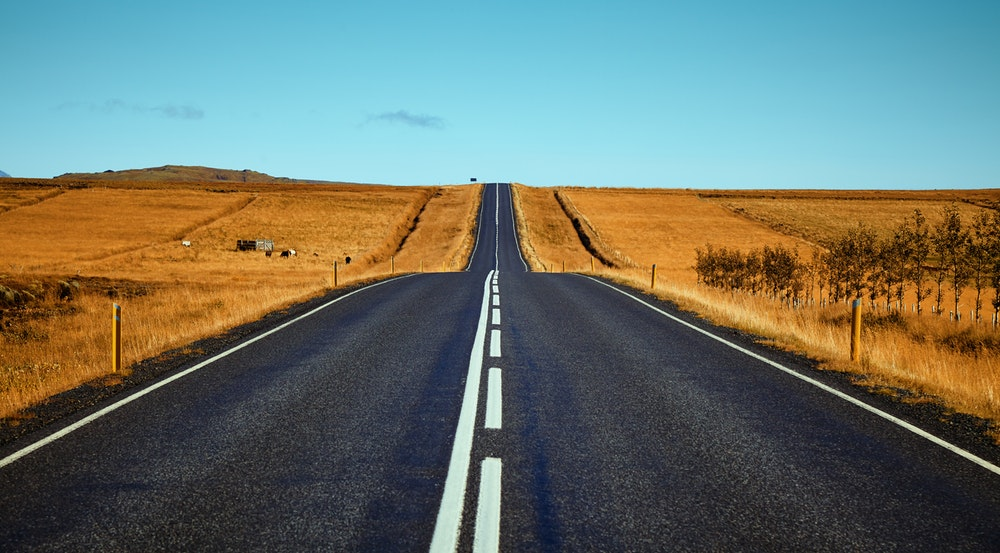
#> input picture line_road_detection/img/road4.jpeg, 1000 x 553 px
$ python main.py
#> lines starting #> are read from the running program, lines starting #| are printed output that depends on the picture; after the words box and inside, x2 and y2 are one past the last pixel; in counts of white or black regions, pixels touching at a corner belong together
import cv2
import numpy as np
import matplotlib.pyplot as plt

## Function return cannyImage
def getCanny(img):
    # gray scale
    grayImage = cv2.cvtColor(img, cv2.COLOR_BGR2GRAY)
    # reduce noise
    gaussImage = cv2.GaussianBlur(grayImage, (5, 5), 0)
    # detection borders
    cImage = cv2.Canny(gaussImage, 50, 150)
    return cImage

def regionOfIntereset(img):
    height = img.shape[0]
    polygons = np.array([
        [(300,height) , (1200,height) , (496,180)]
    ])
    mask = np.zeros_like(img)
    cv2.fillPoly(mask, polygons, 255)
    maskedImage = cv2.bitwise_and(img,mask)
    return maskedImage


def displayLines(img, lns):
    lineImage = np.zeros_like(img)
    if lns is not None:
        for line in lns:
            #print(line)
            x1, y1, x2, y2 = line.reshape(4)
            cv2.line(lineImage, (x1, y1), (x2, y2), (255, 0, 0), 10)
    return lineImage

def averagedSlopeInterceptor(img, lns):
    leftFit = []
    rightFit = []
    for line in lns:
        x1, y1, x2, y2 = line.reshape(4)
        parameters = np.polyfit((x1, x2), (y1, y2), 2, full=True)
        #print(parameters)
        slope = parameters[0][0]
        intercept = parameters[0][1]
        if slope < 0:
            leftFit.append((slope, intercept))
        else:
            rightFit.append((slope, intercept))
    leftFitAverage = np.average(leftFit, axis=0)
    rightFitAverage = np.average(rightFit, axis=0)
    leftLine = makeCoordinates(img, leftFitAverage)
    rightLine = makeCoordinates(img, rightFitAverage)
    #print(leftFitAverage, 'left')
    #print(rightFitAverage, 'right')
    return np.array([leftLine, rightLine])


def makeCoordinates(img, lns):
    slope, interceptor = lns
    #print(img.shape)
    y1 = img.shape[0]
    y2 = int(y1*(3/5))
    x1 = int ((y1 - interceptor)/slope)
    x2 = int ((y2 - interceptor)/slope)
    return np.array([x1, y1, x2, y2])

######  START MAIN ###############################################3

image = cv2.imread('img/road4.jpeg')
#> image is the input picture: shape (553, 1000, 3); mean B, G, R 107.4, 117.4, 107.2
laneImage = np.copy(image)
cannyImage = getCanny(laneImage)
#> in getCanny, `grayImage = cv2.cvtColor(img, cv2.COLOR_BGR2GRAY)`:
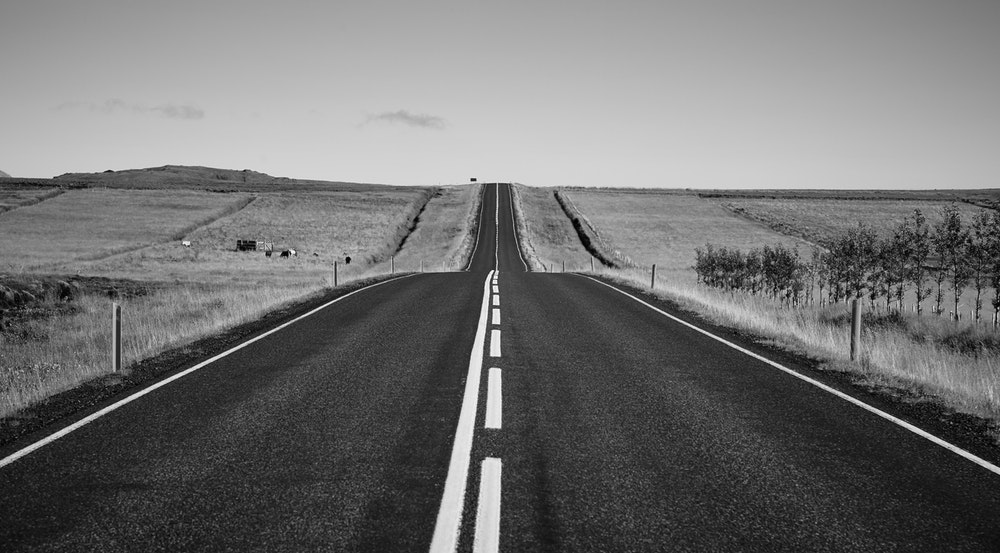
#> grayImage: shape (553, 1000); min 0, max 253, mean 113.2
#> in getCanny, `cImage = cv2.Canny(gaussImage, 50, 150)`:
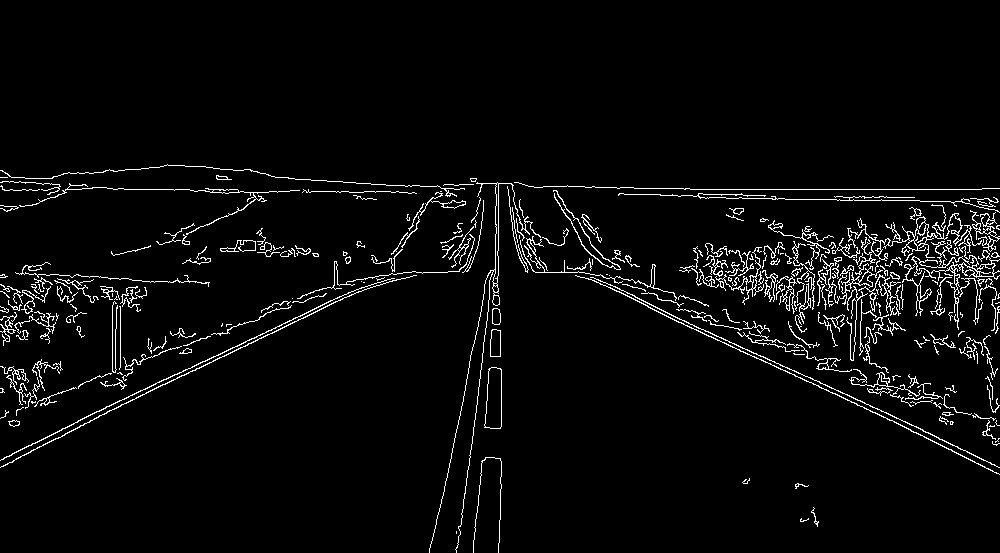
#> cImage: shape (553, 1000); 3.8% white in thin lines or dots, all inside (x1, y1, x2, y2) = (0, 164, 1000, 553)
croppedImage = regionOfIntereset(cannyImage)
#> in regionOfIntereset, `cv2.fillPoly(mask, polygons, 255)`:
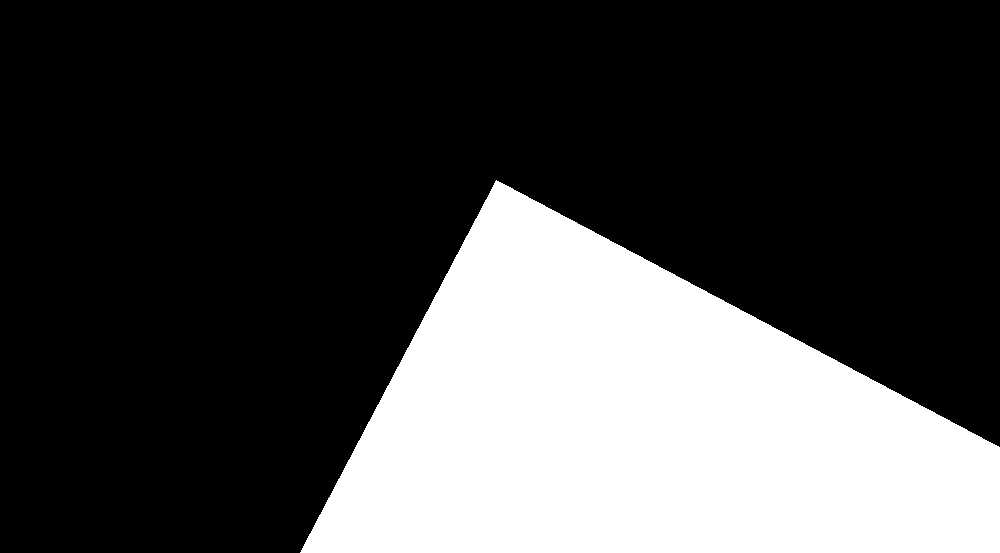
#> mask: shape (553, 1000); 28.4% white; 1 white region, box (x1, y1, x2, y2) and area: (300, 180, 1000, 553) 157262
#> in regionOfIntereset, `maskedImage = cv2.bitwise_and(img,mask)`:
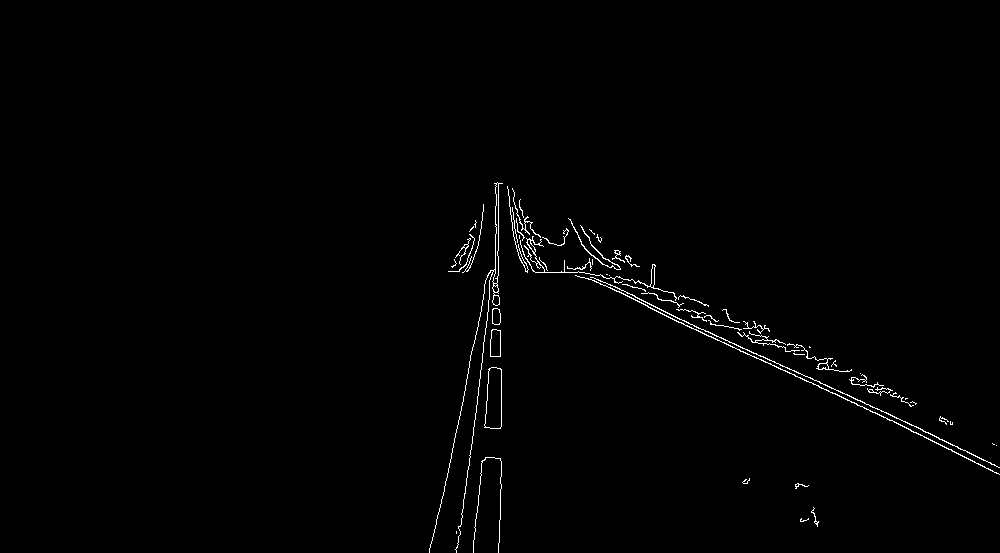
#> maskedImage: shape (553, 1000); 0.88% white in thin lines or dots, all inside (x1, y1, x2, y2) = (429, 182, 1000, 553)
lines = cv2.HoughLinesP(croppedImage, 1, np.pi/180, 100, cv2.THRESH_BINARY
                        , minLineLength=40, maxLineGap=10)
#> lines = 14 rows, first 6: [794, 374, 999, 474], [708, 331, 994, 464], [469, 465, 489, 299], [591, 279, 740, 351], [498, 183, 498, 233], [703, 329, 760, 356]
averagedLines = averagedSlopeInterceptor(laneImage, lines)
#> the loop in averagedSlopeInterceptor, `for line in lns:` made 14 passes
#> (x1, y1, x2, y2, slope, intercept) on passes 1 to 12: (794, 374, 999, 474, 0.000183, 0.159), (708, 331, 994, 464, 0.00018, 0.159), (469, 465, 489, 299, -0.00894, 0.262), (591, 279, 740, 351, 0.000243, 0.159), (498, 183, 498, 233, 0.00028, 0.139), (703, 329, 760, 356, 0.000217, 0.156), (432, 540, 469, 366, -0.00558, 0.326), (851, 378, 907, 402, 0.00016, 0.148), (484, 427, 488, 369, -0.0152, 0.273), (610, 284, 698, 328, 0.000263, 0.157), (696, 329, 832, 393, 0.000204, 0.158), (500, 368, 501, 425, 0.0567, 0.264)
#> after the loop in averagedSlopeInterceptor, `for line in lns:`: leftFit = [(-0.00894, 0.262), (-0.00558, 0.326), (-0.0152, 0.273)]; rightFit = [(0.000183, 0.159), (0.00018, 0.159), (0.000243, 0.159), (0.00028, 0.139), (0.000217, 0.156), (0.00016, 0.148), (0.000263, 0.157), (0.000204, 0.158), (0.0567, 0.264), (0.00018, 0.15), (0.000158, 0.148)]
#> in averagedSlopeInterceptor, `leftFitAverage = np.average(leftFit, axis=0)`: leftFitAverage = [-0.00991, 0.287]
#> in averagedSlopeInterceptor, `rightFitAverage = np.average(rightFit, axis=0)`: rightFitAverage = [0.00534, 0.163]
#> in makeCoordinates, `slope, interceptor = lns`: slope = -0.00991; interceptor = 0.287
#> in makeCoordinates, `x1 = int ((y1 - interceptor)/slope)`: x1 = -55798
#> in makeCoordinates, `x2 = int ((y2 - interceptor)/slope)`: x2 = -33386
#> in averagedSlopeInterceptor, `leftLine = makeCoordinates(img, leftFitAverage)`: leftLine = [-55798, 553, -33386, 331]
#> in averagedSlopeInterceptor, `rightLine = makeCoordinates(img, rightFitAverage)`: rightLine = [103515, 553, 61947, 331]
#> averagedLines = [[-55798, 553, -33386, 331], [103515, 553, 61947, 331]]
linesImage = displayLines(laneImage, lines)
#> the loop in displayLines, `for line in lns:` made 14 passes
#> (x1, y1, x2, y2) on passes 1 to 12: (794, 374, 999, 474), (708, 331, 994, 464), (469, 465, 489, 299), (591, 279, 740, 351), (498, 183, 498, 233), (703, 329, 760, 356), (432, 540, 469, 366), (851, 378, 907, 402), (484, 427, 488, 369), (610, 284, 698, 328), (696, 329, 832, 393), (500, 368, 501, 425)
#> after the loop in displayLines, `for line in lns:`:
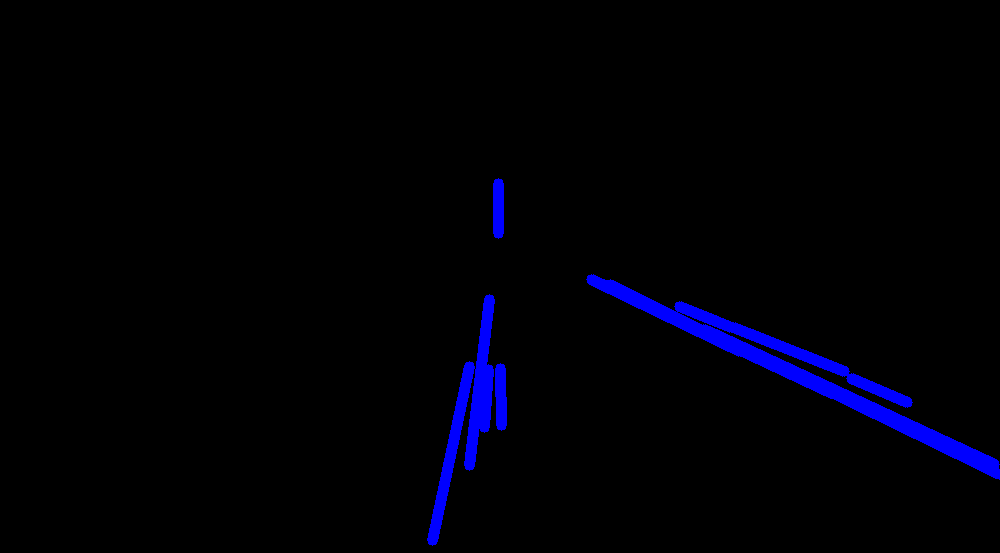
#> lineImage: shape (553, 1000, 3); mean of channels 0, 1, 2 7.2, 0, 0; drawn as B, G, R
comboImages = cv2.addWeighted(laneImage, 0.8, linesImage, 1, 1)
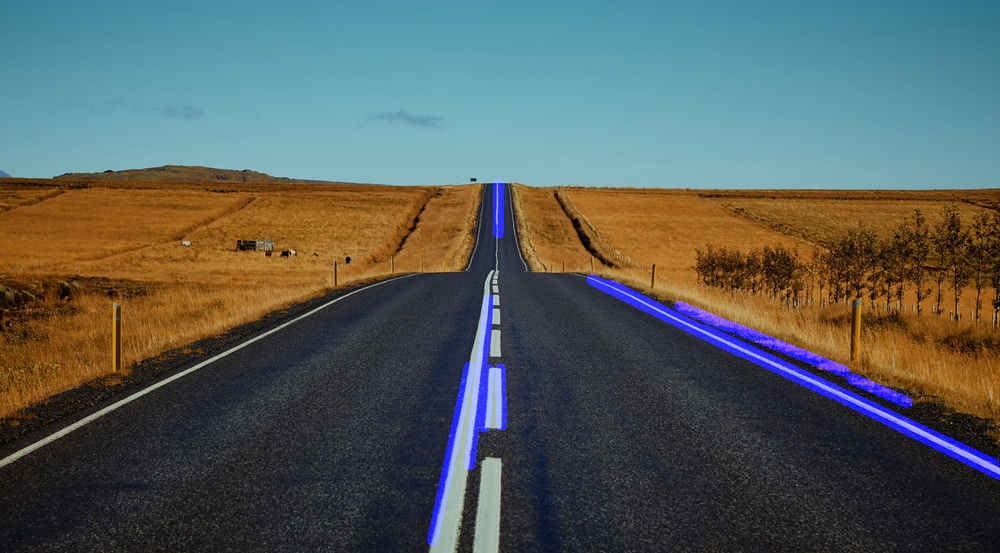
#> comboImages: shape (553, 1000, 3); mean B, G, R 92, 94.9, 86.7

cv2.imshow('result', comboImages)

cv2.waitKey(0)
#plt.imshow(cannyImage)
#plt.show()

$ run again, with line_road_detection/img/road3.jpeg copied over line_road_detection/img/road4.jpeg
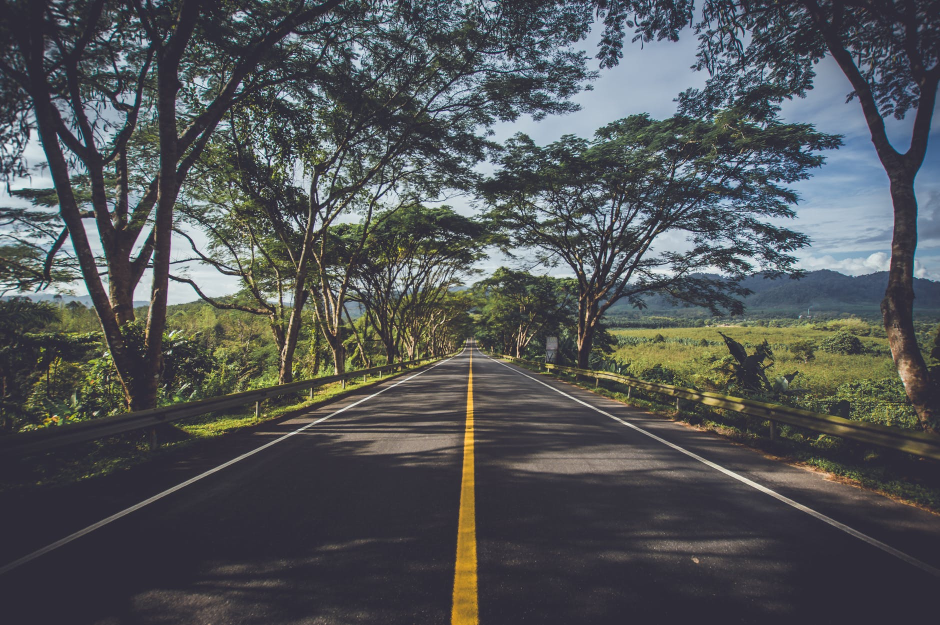
#> input picture line_road_detection/img/road3.jpeg, 1880 x 1250 px (shown at 1/2 size)
#> image is the input picture: shape (1250, 1880, 3); mean B, G, R 86.8, 85.2, 82.2
#> in getCanny, `cImage = cv2.Canny(gaussImage, 50, 150)`:
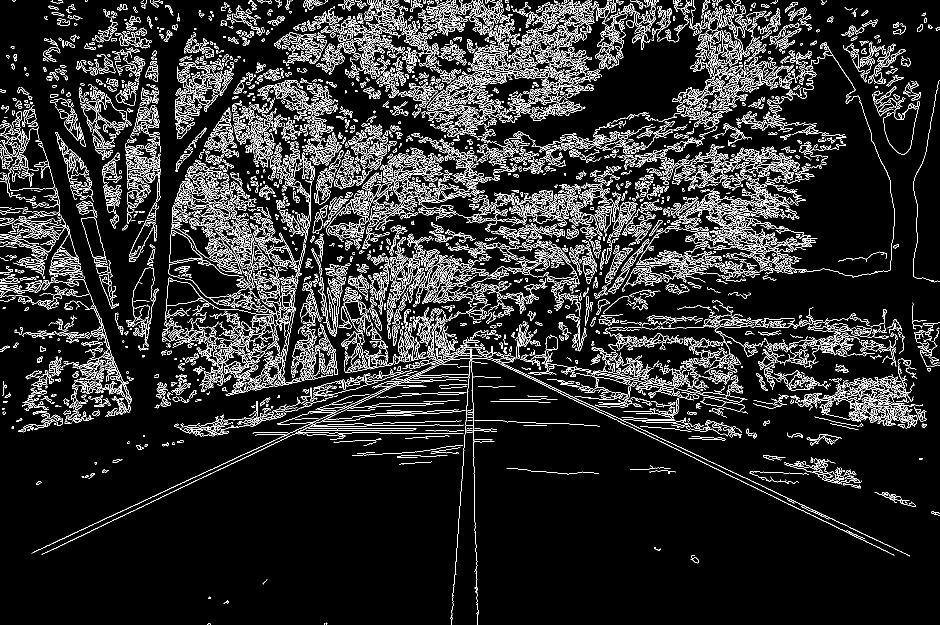
#> cImage: shape (1250, 1880) (shown at 1/2 size); 10.8% white in thin lines or dots
#> mask: shape (1250, 1880); 20.5% white; 1 white region, box (x1, y1, x2, y2) and area: (300, 180, 1201, 1250) 482570
#> maskedImage: shape (1250, 1880); 1.7% white in thin lines or dots, all inside (x1, y1, x2, y2) = (349, 186, 961, 1250)
#> lines = 432 rows, first 6: [418, 941, 860, 735], [760, 781, 861, 734], [633, 563, 774, 704], [563, 380, 589, 464], [911, 1132, 918, 1031], [460, 424, 569, 533]
#> the loop in averagedSlopeInterceptor, `for line in lns:` made 432 passes
#> (x1, y1, x2, y2, slope, intercept) on passes 1 to 3: (418, 941, 860, 735, -0.000584, 0.281), (760, 781, 861, 734, -0.000476, 0.307), (633, 563, 774, 704, 0.000495, 0.303)
#> after the loop in averagedSlopeInterceptor, `for line in lns:`: leftFit = 143 pairs, first value -0.0706 to -0.000188, second value 0.148 to 0.713; rightFit = 289 pairs, first value 8.39e-05 to 0.0635, second value 0.146 to 0.538
#> leftFitAverage = [-0.00947, 0.41]
#> rightFitAverage = [0.00293, 0.293]
#> in makeCoordinates, `slope, interceptor = lns`: slope = -0.00947; interceptor = 0.41
#> in makeCoordinates, `x1 = int ((y1 - interceptor)/slope)`: x1 = -131915
#> in makeCoordinates, `x2 = int ((y2 - interceptor)/slope)`: x2 = -79131
#> leftLine = [-131915, 1250, -79131, 750]
#> rightLine = [427201, 1250, 256280, 750]
#> averagedLines = [[-131915, 1250, -79131, 750], [427201, 1250, 256280, 750]]
#> the loop in displayLines, `for line in lns:` made 432 passes
#> line on passes 7 to 9: [[448, 440, 537, 529]], [[349, 981, 534, 894]], [[501, 204, 521, 327]]
#> `comboImages = cv2.addWeighted(laneImage, 0.8, linesImage, 1, 1)`:
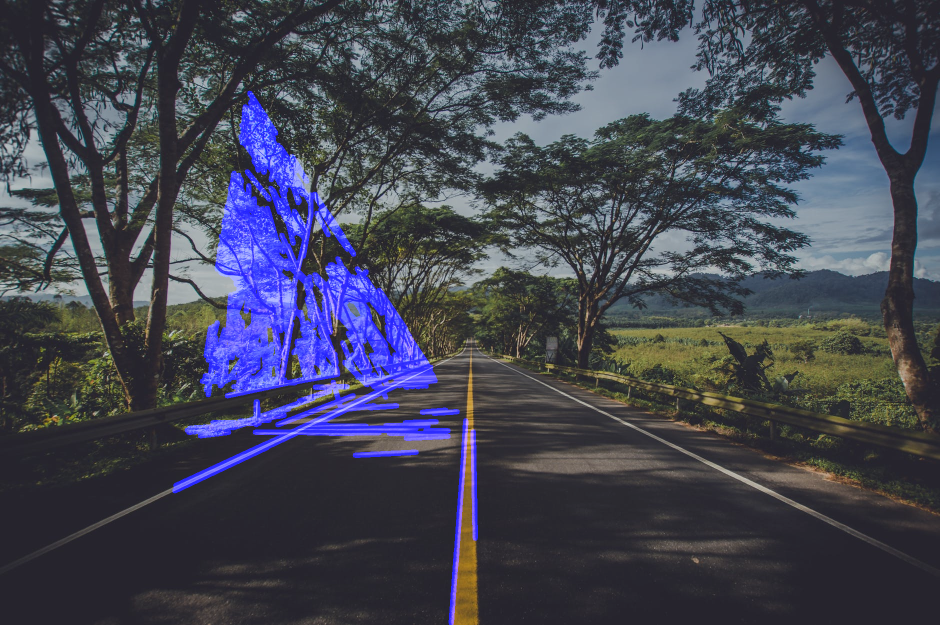
#> comboImages: shape (1250, 1880, 3) (shown at 1/2 size); mean B, G, R 82.8, 69.1, 66.8
